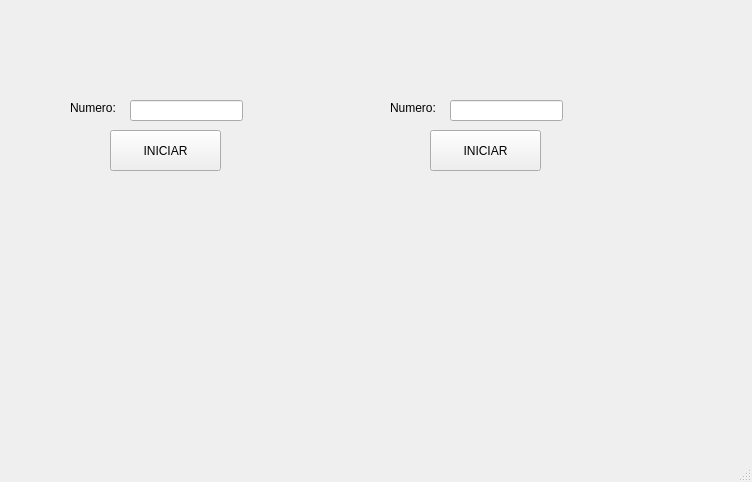
<?xml version="1.0" encoding="UTF-8"?>
<ui version="4.0">
 <class>MainWindow</class>
 <widget class="QMainWindow" name="MainWindow">
  <property name="geometry">
   <rect>
    <x>0</x>
    <y>0</y>
    <width>752</width>
    <height>482</height>
   </rect>
  </property>
  <property name="windowTitle">
   <string>MainWindow</string>
  </property>
  <widget class="QWidget" name="centralwidget">
   <widget class="QLabel" name="label">
    <property name="geometry">
     <rect>
      <x>20</x>
      <y>10</y>
      <width>121</width>
      <height>71</height>
     </rect>
    </property>
    <property name="text">
     <string/>
    </property>
    <property name="pixmap">
     <pixmap resource="../Imagenes/recursos.qrc">:/Logos/logoUat.png</pixmap>
    </property>
    <property name="scaledContents">
     <bool>true</bool>
    </property>
   </widget>
   <widget class="QLabel" name="label_4">
    <property name="geometry">
     <rect>
      <x>620</x>
      <y>0</y>
      <width>121</width>
      <height>71</height>
     </rect>
    </property>
    <property name="text">
     <string/>
    </property>
    <property name="pixmap">
     <pixmap resource="../Imagenes/recursos.qrc">:/Logos/FI_LOGO.png</pixmap>
    </property>
    <property name="scaledContents">
     <bool>true</bool>
    </property>
   </widget>
   <widget class="QLabel" name="label_5">
    <property name="geometry">
     <rect>
      <x>620</x>
      <y>360</y>
      <width>121</width>
      <height>71</height>
     </rect>
    </property>
    <property name="text">
     <string/>
    </property>
    <property name="pixmap">
     <pixmap resource="../Imagenes/recursos.qrc">:/Logos/equipo.jpeg</pixmap>
    </property>
    <property name="scaledContents">
     <bool>true</bool>
    </property>
   </widget>
   <widget class="QLabel" name="label_2">
    <property name="geometry">
     <rect>
      <x>70</x>
      <y>100</y>
      <width>58</width>
      <height>16</height>
     </rect>
    </property>
    <property name="text">
     <string>Numero:</string>
    </property>
   </widget>
   <widget class="QPushButton" name="btn_iniciar">
    <property name="geometry">
     <rect>
      <x>110</x>
      <y>130</y>
      <width>111</width>
      <height>41</height>
     </rect>
    </property>
    <property name="text">
     <string>INICIAR</string>
    </property>
   </widget>
   <widget class="QLineEdit" name="txt_numero">
    <property name="geometry">
     <rect>
      <x>130</x>
      <y>100</y>
      <width>113</width>
      <height>21</height>
     </rect>
    </property>
   </widget>
   <widget class="QLabel" name="txt_contador">
    <property name="geometry">
     <rect>
      <x>80</x>
      <y>200</y>
      <width>151</width>
      <height>131</height>
     </rect>
    </property>
    <property name="text">
     <string/>
    </property>
   </widget>
   <widget class="QLabel" name="txt_contador_2">
    <property name="geometry">
     <rect>
      <x>400</x>
      <y>200</y>
      <width>151</width>
      <height>131</height>
     </rect>
    </property>
    <property name="text">
     <string/>
    </property>
   </widget>
   <widget class="QPushButton" name="btn_iniciar_2">
    <property name="geometry">
     <rect>
      <x>430</x>
      <y>130</y>
      <width>111</width>
      <height>41</height>
     </rect>
    </property>
    <property name="text">
     <string>INICIAR</string>
    </property>
   </widget>
   <widget class="QLineEdit" name="txt_numero_2">
    <property name="geometry">
     <rect>
      <x>450</x>
      <y>100</y>
      <width>113</width>
      <height>21</height>
     </rect>
    </property>
   </widget>
   <widget class="QLabel" name="label_3">
    <property name="geometry">
     <rect>
      <x>390</x>
      <y>100</y>
      <width>58</width>
      <height>16</height>
     </rect>
    </property>
    <property name="text">
     <string>Numero:</string>
    </property>
   </widget>
  </widget>
  <widget class="QMenuBar" name="menubar">
   <property name="geometry">
    <rect>
     <x>0</x>
     <y>0</y>
     <width>752</width>
     <height>24</height>
    </rect>
   </property>
  </widget>
  <widget class="QStatusBar" name="statusbar"/>
 </widget>
 <resources>
  <include location="../Imagenes/recursos.qrc"/>
 </resources>
 <connections/>
</ui>
